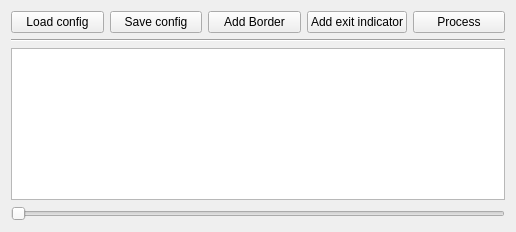
<?xml version="1.0" encoding="UTF-8"?>
<ui version="4.0">
 <class>Form</class>
 <widget class="QWidget" name="Form">
  <property name="geometry">
   <rect>
    <x>0</x>
    <y>0</y>
    <width>516</width>
    <height>232</height>
   </rect>
  </property>
  <property name="windowTitle">
   <string>Form</string>
  </property>
  <layout class="QVBoxLayout" name="verticalLayout">
   <item>
    <layout class="QVBoxLayout" name="verticalLayout_2" stretch="0,0,0,0">
     <property name="sizeConstraint">
      <enum>QLayout::SetMaximumSize</enum>
     </property>
     <item>
      <layout class="QHBoxLayout" name="horizontalLayout_2">
       <item>
        <widget class="QPushButton" name="button_load_config">
         <property name="text">
          <string>Load config</string>
         </property>
        </widget>
       </item>
       <item>
        <widget class="QPushButton" name="button_save_config">
         <property name="text">
          <string>Save config</string>
         </property>
        </widget>
       </item>
       <item>
        <widget class="QPushButton" name="button_add_border">
         <property name="text">
          <string>Add Border</string>
         </property>
        </widget>
       </item>
       <item>
        <widget class="QPushButton" name="button_add_detect_window">
         <property name="text">
          <string>Add exit indicator</string>
         </property>
        </widget>
       </item>
       <item>
        <widget class="QPushButton" name="button_process">
         <property name="text">
          <string>Process</string>
         </property>
        </widget>
       </item>
      </layout>
     </item>
     <item>
      <widget class="Line" name="line">
       <property name="orientation">
        <enum>Qt::Horizontal</enum>
       </property>
      </widget>
     </item>
     <item>
      <widget class="QGraphicsView" name="frame_viewer"/>
     </item>
     <item>
      <widget class="QSlider" name="horizontalSlider">
       <property name="orientation">
        <enum>Qt::Horizontal</enum>
       </property>
      </widget>
     </item>
    </layout>
   </item>
  </layout>
  <action name="action_save_config">
   <property name="checkable">
    <bool>true</bool>
   </property>
   <property name="text">
    <string>Save config</string>
   </property>
   <property name="shortcut">
    <string>Ctrl+S</string>
   </property>
  </action>
  <action name="action_open_config">
   <property name="checkable">
    <bool>true</bool>
   </property>
   <property name="text">
    <string>Open config</string>
   </property>
   <property name="shortcut">
    <string>Ctrl+O</string>
   </property>
  </action>
 </widget>
 <resources/>
 <connections/>
</ui>
